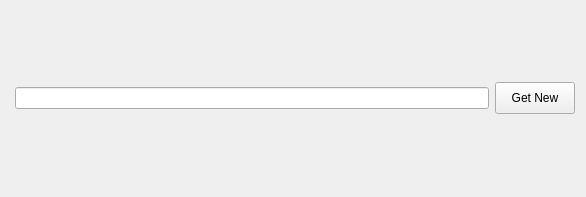
<?xml version="1.0" encoding="UTF-8"?>
<ui version="4.0">
    <class>Form</class>
    <widget class="QWidget" name="Form">
        <property name="geometry">
            <rect>
                <x>0</x>
                <y>0</y>
                <width>586</width>
                <height>197</height>
            </rect>
        </property>
        <property name="windowTitle">
            <string>Form</string>
        </property>
        <layout class="QVBoxLayout" name="verticalLayout_2">
            <item>
                <layout class="QVBoxLayout" name="verticalLayout">
                    <property name="leftMargin">
                        <number>4</number>
                    </property>
                    <item>
                        <layout class="QHBoxLayout" name="horizontalLayout_8">
                            <item>
                                <widget class="QLineEdit" name="lineedit_tags">
                                    <property name="minimumSize">
                                        <size>
                                            <width>1</width>
                                            <height>0</height>
                                        </size>
                                    </property>
                                </widget>
                            </item>
                            <item>
                                <widget class="QPushButton" name="button_new">
                                    <property name="sizePolicy">
                                        <sizepolicy hsizetype="Minimum" vsizetype="Fixed">
                                            <horstretch>0</horstretch>
                                            <verstretch>0</verstretch>
                                        </sizepolicy>
                                    </property>
                                    <property name="maximumSize">
                                        <size>
                                            <width>256</width>
                                            <height>32</height>
                                        </size>
                                    </property>
                                    <property name="text">
                                        <string>Get New</string>
                                    </property>
                                </widget>
                            </item>
                        </layout>
                    </item>
                </layout>
            </item>
        </layout>
    </widget>
    <resources />
    <connections />
</ui>
